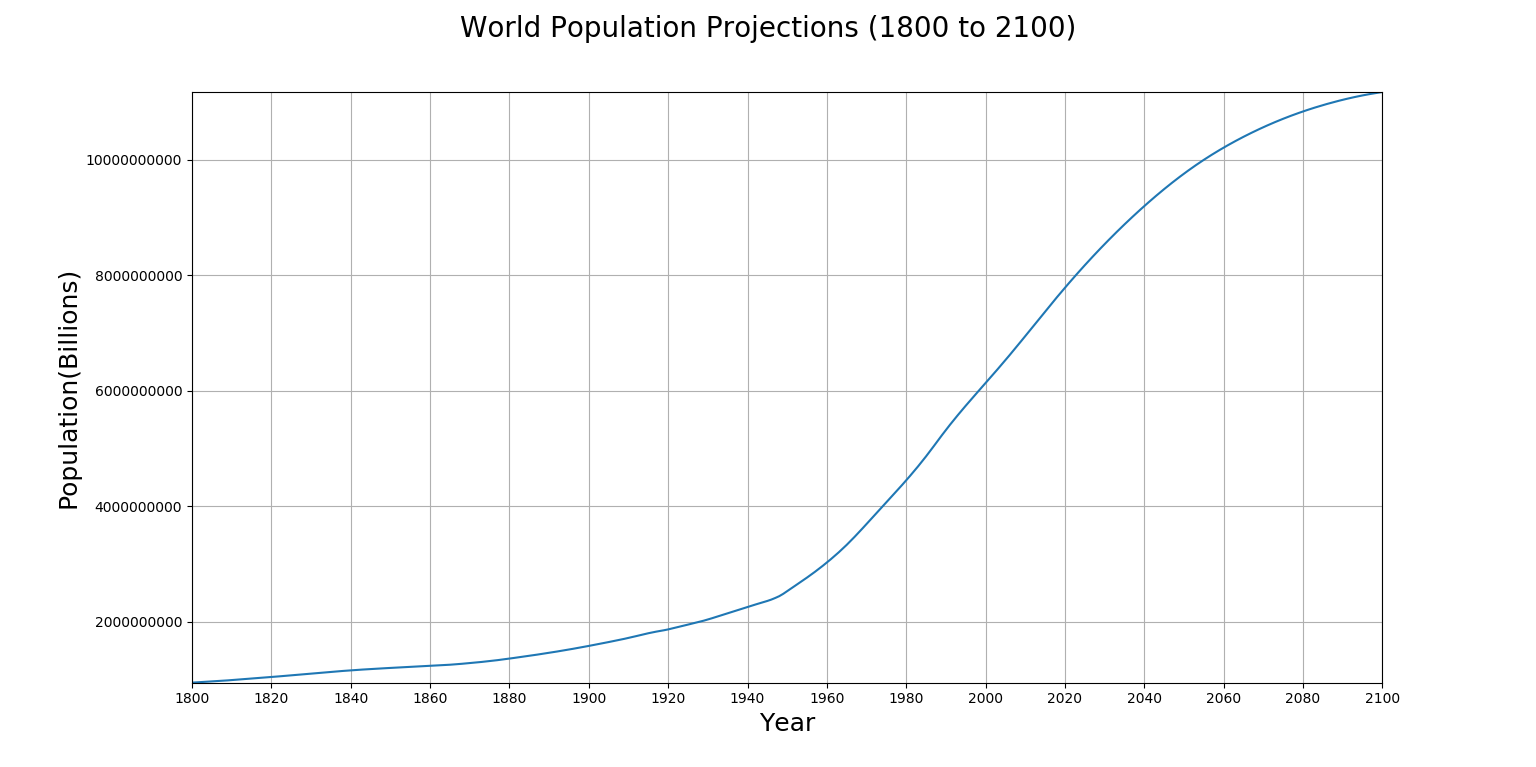

Write Python code to recreate this figure.
import pandas as pd
import matplotlib.pyplot as plt
from matplotlib.ticker import FormatStrFormatter

file = 'Data Population - v5 - 1800 to 2100 World Regions and Countries by Gapminder.xlsx'
data = pd.ExcelFile(file)
df1 = data.parse('pivoted_country_data_for_chart')
#df1 = df1.transpose()
df1 = df1.drop(["geo", "indicator", "name"], axis=1)
df2=df1.sum()
df2.plot()
plt.ticklabel_format(useOffset=False, style='plain')

plt.suptitle('World Population Projections (1800 to 2100)', fontsize=20)
plt.xlabel('Year', fontsize=18)
plt.ylabel('Population(Billions)', fontsize=18)
plt.xticks(range(1800,2120,20))
plt.grid()
plt.margins(0)
print(df2)
plt.show()
